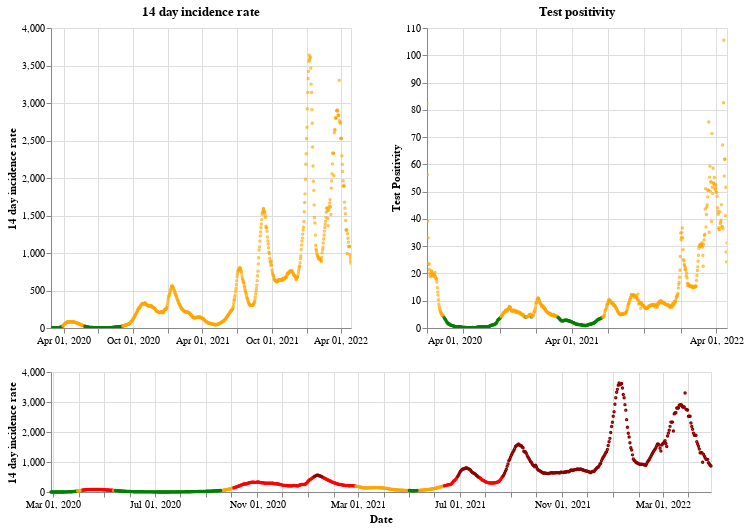

Notebook source saved alongside this figure:
### Markdown cell above
## Scotland

### Code cell
plot_traffic_light('Scotland')

### Figure 1 — Vega-Lite specification as saved in the notebook (floating-point values rounded to 4 significant figures; data arrays with more than 128 entries replaced by an {"elided": "..."} marker saying what was removed)
{"config": {"view": {"continuousWidth": 400, "continuousHeight": 300}}, "vconcat": [{"hconcat": [{"mark": {"type": "point", "size": 2}, "encoding": {"color": {"condition": {"value": "green", "test": "(datum.twoWeeklyCasesRate <= 25)"}, "value": "orange"}, "tooltip": [{"type": "nominal", "field": "areaName"}, {"type": "temporal", "field": "date"}, {"type": "quantitative", "field": "twoWeeklyCasesRate"}, {"type": "quantitative", "field": "testPositivity"}], "x": {"type": "temporal", "axis": {"title": ""}, "field": "date", "scale": {"domain": {"selection": "DateBrush"}}, "timeUnit": "yearmonthdate"}, "y": {"type": "quantitative", "axis": {"title": "14 day incidence rate"}, "field": "twoWeeklyCasesRate"}}, "title": "14 day incidence rate", "width": 300}, {"mark": {"type": "point", "size": 2}, "encoding": {"color": {"condition": {"value": "green", "test": "(datum.testPositivity <= 4)"}, "value": "orange"}, "tooltip": [{"type": "nominal", "field": "areaName"}, {"type": "temporal", "field": "date"}, {"type": "quantitative", "field": "twoWeeklyCasesRate"}, {"type": "quantitative", "field": "testPositivity"}], "x": {"type": "temporal", "axis": {"title": ""}, "field": "date", "scale": {"domain": {"selection": "DateBrush"}}, "timeUnit": "yearmonthdate"}, "y": {"type": "quantitative", "axis": {"title": "Test Positivity"}, "field": "testPositivity"}}, "title": "Test positivity", "width": 300}]}, {"layer": [{"mark": {"type": "point", "size": 2}, "encoding": {"color": {"condition": {"value": "orange", "test": "(((datum.testPositivity < 4) && (datum.twoWeeklyCasesRate >= 50)) && (datum.twoWeeklyCasesRate < 200))"}, "value": "red"}, "opacity": {"condition": {"value": 1, "test": "((datum.twoWeeklyCasesRate >= 50) && (datum.twoWeeklyCasesRate < 500))"}, "value": 0}, "tooltip": [{"type": "nominal", "field": "areaName"}, {"type": "temporal", "field": "date"}, {"type": "quantitative", "field": "twoWeeklyCasesRate"}, {"type": "quantitative", "field": "testPositivity"}], "x": {"type": "temporal", "axis": {"title": "Date"}, "field": "date", "timeUnit": "yearmonthdate"}, "y": {"type": "quantitative", "axis": {"title": "14 day incidence rate"}, "field": "twoWeeklyCasesRate"}}, "selection": {"DateBrush": {"type": "interval", "encodings": ["x"], "fields": ["Time"]}}}, {"mark": {"type": "point", "size": 2}, "encoding": {"color": {"value": "darkred"}, "opacity": {"condition": {"value": 1, "test": "(datum.twoWeeklyCasesRate >= 500)"}, "value": 0}, "tooltip": [{"type": "nominal", "field": "areaName"}, {"type": "temporal", "field": "date"}, {"type": "quantitative", "field": "twoWeeklyCasesRate"}, {"type": "quantitative", "field": "testPositivity"}], "x": {"type": "temporal", "axis": {"title": "Date"}, "field": "date", "timeUnit": "yearmonthdate"}, "y": {"type": "quantitative", "axis": {"title": "14 day incidence rate"}, "field": "twoWeeklyCasesRate"}}}, {"mark": {"type": "point", "size": 2}, "encoding": {"color": {"condition": {"value": "green", "test": "((datum.testPositivity < 4) && (datum.twoWeeklyCasesRate < 50))"}, "value": "orange"}, "opacity": {"condition": {"value": 1, "test": "(datum.twoWeeklyCasesRate < 50)"}, "value": 0}, "tooltip": [{"type": "nominal", "field": "areaName"}, {"type": "temporal", "field": "date"}, {"type": "quantitative", "field": "twoWeeklyCasesRate"}, {"type": "quantitative", "field": "testPositivity"}], "x": {"type": "temporal", "axis": {"title": "Date"}, "field": "date", "timeUnit": "yearmonthdate"}, "y": {"type": "quantitative", "axis": {"title": "14 day incidence rate"}, "field": "twoWeeklyCasesRate"}}}], "height": 120, "width": 660}], "data": {"name": "data-31929c06b7ea3becbd1f6664105a2694"}, "$schema": "https://vega.github.io/schema/vega-lite/v4.8.1.json", "datasets": {"data-31929c06b7ea3becbd1f6664105a2694": {"elided": "791 records"}}}
